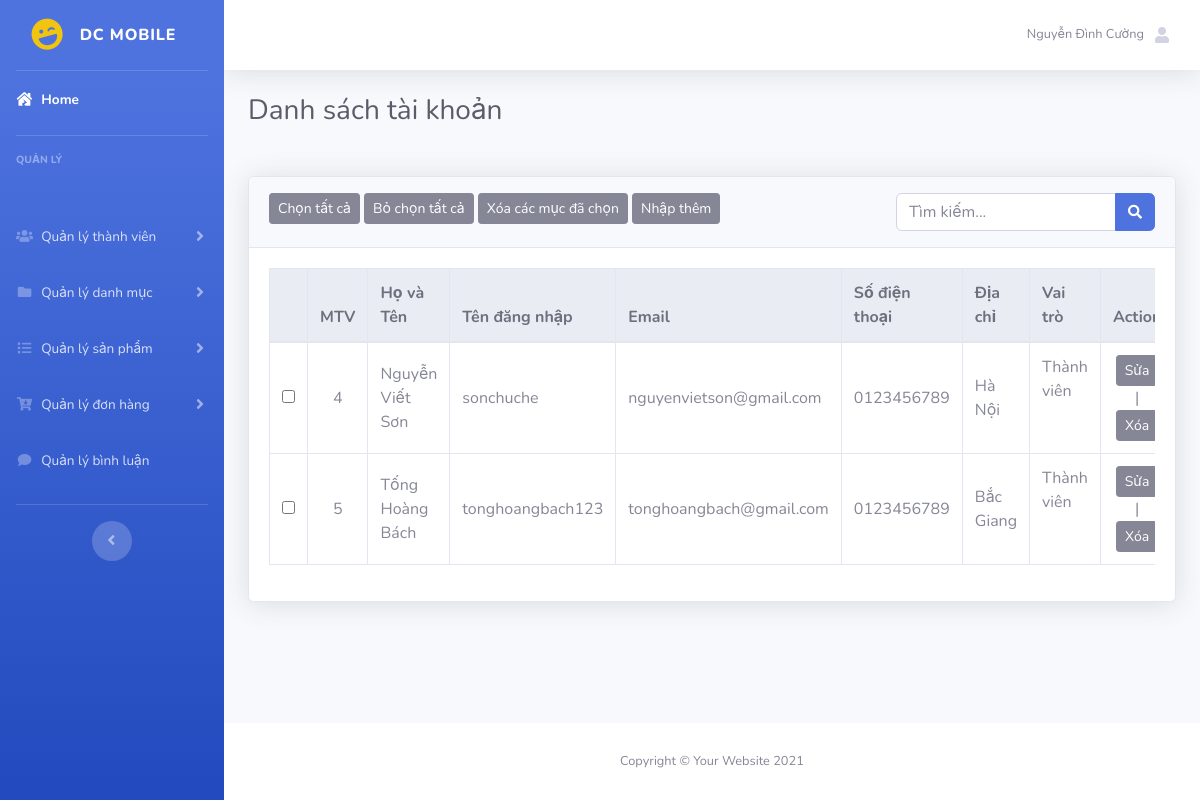
The app's page /admin/index.php?act=listtv (signed in), older data.
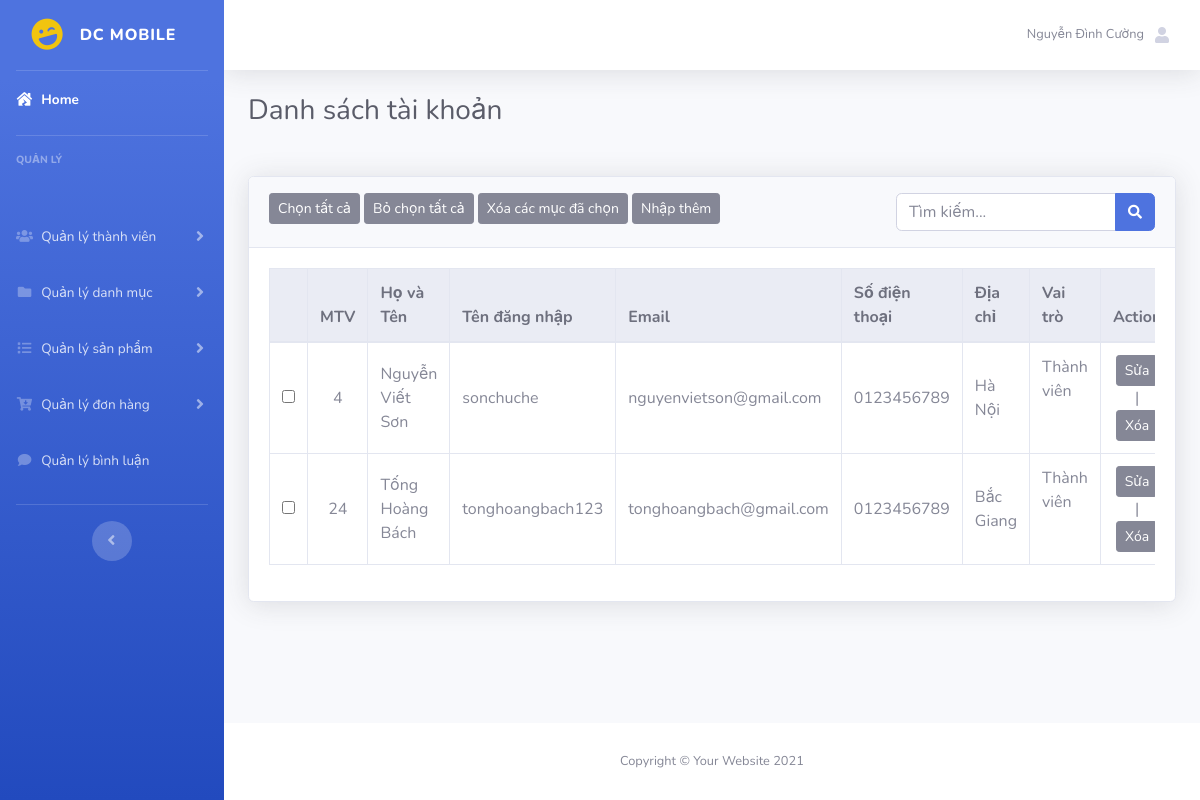
The same page, newer data.
### tables this page shows
CREATE TABLE `taikhoan` (
  `id` int(5) NOT NULL,
  `hovaten` varchar(50) DEFAULT NULL,
  `tendangnhap` varchar(50) NOT NULL,
  `matkhau` varchar(50) NOT NULL,
  `email` varchar(255) NOT NULL,
  `sodienthoai` varchar(20) DEFAULT NULL,
  `diachi` varchar(255) DEFAULT NULL,
  `role` tinyint(5) NOT NULL DEFAULT 0
);

### model/pdo.php (called while the page is built, shortened)
<?php
function pdo_get_connection(){
    $servername = "localhost";
    $username = "root";
    $password = "";
    try {
        $conn = new PDO("mysql:host=$servername;dbname=du_an_1", $username, $password);
        $conn->setAttribute(PDO::ATTR_ERRMODE, PDO::ERRMODE_EXCEPTION);
        return $conn;
    } catch(PDOException $e) {
        echo "Connection failed: " . $e->getMessage();
    }
}
function pdo_query($sql){
    $sql_args=array_slice(func_get_args(),1);
    try{
        $conn=pdo_get_connection();
        $stmt=$conn->prepare($sql);
        $stmt->execute($sql_args);
        $rows=$stmt->fetchAll();
        return $rows;
    }
    catch(PDOException $e){
        throw $e;
    }
    finally{
        unset($conn);
    }
}
?>

### model/taikhoan.php (called while the page is built, shortened)
<?php
function load_all_tk($vaitro,$kyw){
    $query="SELECT * FROM taikhoan WHERE 1";
    if($vaitro==1){
        $query .=" AND role=".$vaitro;
    }else if($vaitro==0){
        $query .=" AND role=".$vaitro;
    }
    $query .=" ORDER BY id asc";
    return pdo_query($query);
}
?>

### admin/taikhoan/listtv.php (the view)
 <div class="container-fluid">
    <h1 class="h3 mb-2 text-gray-800 mb-5">Danh sách tài khoản</h1>
    <form action="?act=listtv" method="post">
        <div class="card shadow mb-4">
            <div class="card-header py-3">
                <button type="button" class="btn btn-secondary btn-sm" onclick="chontatca()">Chọn tất cả</button>
                <button type="button" class="btn btn-secondary btn-sm" onclick="bochontatca()">Bỏ chọn tất cả</button>
                <button type="submit" name="xoacacmucchon" class="btn btn-secondary btn-sm">Xóa các mục đã chọn</button>
                <a href="?act=addtk"><button type="button" class="btn btn-secondary btn-sm">Nhập thêm</button></a>
                <div class="float-right">
                    <div class="input-group">
                        <input type="text" class="form-control" name="kyw" placeholder="Tìm kiếm...">
                        <div class="input-group-append">
                            <button class="btn btn-primary" type="submit" name="search">
                                <i class="fas fa-search fa-sm"></i>
                            </button>
                        </div>
                    </div>
                </div>
            </div>
            <div class="card-body">
                <div class="table-responsive">
                    <table class="table table-bordered" width="100%" cellspacing="0">
                        <thead class="thead-light">
                            <tr>
                                <th></th>
                                <th>MTV</th>
                                <th>Họ và Tên</th>
                                <th>Tên đăng nhập</th>
                                <th>Email</th>
                                <th>Số điện thoại</th>
                                <th>Địa chỉ</th>
                                <th>Vai trò</th>
                                <th>Action</th>
                            </tr>
                        </thead>
                        <tbody>
                        <?php
                            foreach ($listtk as $tk) {
                                extract($tk);
                                if($role==1){
                                    $role="Quản trị viên";
                                }else{
                                    $role="Thành viên";
                                }
                                echo '<tr>
                                        <td class="align-middle text-center"><input type="checkbox" name="select[]" value="'.$id.'"></td>
                                        <td class="align-middle text-center">'.$id.'</td>
                                        <td class="col-2 align-middle">'.$hovaten.'</td>
                                        <td class="col-1 align-middle">'.$tendangnhap.'</td>
                                        <td  class="col-1 align-middle">'.$email.'</td>
                                        <td class="col-1 align-middle">'.$sodienthoai.'</td>
                                        <td class="col-2 align-middle">'.$diachi.'</td>
                                        <td>'.$role.'</td>
                                        <td class="col-2 align-middle text-center"><a href="?act=updatetk&id='.$id.'"><button type="button" class="btn btn-secondary btn-sm">Sửa</button></a> |
                                            <a href="?act=xoatk&id='.$id.'"><button type="button" class="btn btn-secondary btn-sm">Xóa</button></a></td>
                                    </tr>';
                            }
                            ?>
                        </tbody>
                    </table>
                </div>
            </div>
        </div>
    </form>
</div>

### admin/header.php (shortened to what this page needs)
<!DOCTYPE html>
<html lang="en">
<head>
    <link rel="stylesheet" href="../assets/css/style.css">
    <link href="../assets/vendor/fontawesome-free/css/all.min.css" rel="stylesheet" type="text/css">
    <link href="../assets/css/sb-admin-2.min.css" rel="stylesheet">
    <link href="../assets/vendor/datatables/dataTables.bootstrap4.min.css" rel="stylesheet">
</head>
<body id="page-top">
    <div id="wrapper">
        <ul class="navbar-nav bg-gradient-primary sidebar sidebar-dark accordion" id="accordionSidebar">
            <a class="sidebar-brand d-flex align-items-center justify-content-center" href="?act=trangchu">
                <div class="sidebar-brand-icon rotate-n-15">
                    <i class="fas fa-laugh-wink" style="color: #f1c40f;"></i>
                </div>
                <div class="sidebar-brand-text mx-3">DC MOBILE</div>
            </a>
            <hr class="sidebar-divider my-0">
            <li class="nav-item active">
                <a class="nav-link" href="?act=trangchu">
                    <i class="fas fa-fw fa-house-damage"></i>
                    <span>Home</span>
            </li>
            <hr class="sidebar-divider">
            <div class="sidebar-heading">
                Quản lý
            </div>
            <li class="nav-item">
                <a class="nav-link collapsed" href="#" data-toggle="collapse" data-target="#collapseTwo"
                    aria-expanded="true" aria-controls="collapseTwo">
                    <i class="fas fa-fw fa-users"></i>
                    <span>Quản lý thành viên</span>
                </a>
            </li>
            <li class="nav-item">
                <a class="nav-link collapsed" href="#" data-toggle="collapse" data-target="#collapseThree"
                    aria-expanded="true" aria-controls="collapseThree">
                    <i class="fas fa-fw fa-folder"></i>
                    <span>Quản lý danh mục</span>
                </a>
            </li>
            <li class="nav-item">
                <a class="nav-link collapsed" href="#" data-toggle="collapse" data-target="#collapseFour"
                    aria-expanded="true" aria-controls="collapseFour">
                    <i class="fas fa-fw fa-list"></i>
                    <span>Quản lý sản phẩm</span>
                </a>
            </li>
            <li class="nav-item">
                <a class="nav-link collapsed" href="#" data-toggle="collapse" data-target="#collapseFive"
                    aria-expanded="true" aria-controls="collapseFive">
                    <i class="fas fa-fw fa-cart-arrow-down"></i>
                    <span>Quản lý đơn hàng</span>
                </a>
            </li>
            <li class="nav-item mb-3">
                <a class="nav-link" href="?act=listbl">
                    <i class="fas fa-fw fa-comment"></i>
                    <span>Quản lý bình luận</span></a>
            </li>
            <hr class="sidebar-divider d-none d-md-block">
            <div class="text-center d-none d-md-inline">
                <button class="rounded-circle border-0" id="sidebarToggle"></button>
            </div>
        </ul>
        <div id="content-wrapper" class="d-flex flex-column">
            <div id="content">
                <nav class="navbar navbar-expand navbar-light bg-white topbar mb-4 static-top shadow">
                    <ul class="navbar-nav ml-auto">
                        <li class="nav-item dropdown no-arrow">
                            <a class="nav-link dropdown-toggle" href="#" id="userDropdown" role="button"
                                data-toggle="dropdown" aria-haspopup="true" aria-expanded="false">
                                <span class="mr-2 d-none d-lg-inline text-gray-600 small"><?= $_SESSION['user']['hovaten'];?></span>
                                <i class="fas fa-fw fa-user"></i>
                            </a>
                        </li>
                    </ul>
                </nav>

### admin/index.php (shortened to what this page needs)
<?php
include "../model/pdo.php";
include "../model/taikhoan.php";
include "header.php";
if(isset($_GET['act'])&&($_GET['act']!="")){
    $act=$_GET['act'];
    switch ($act) {
        case 'listtv':
            if(isset($_POST['search'])){
                $kyw=$_POST['kyw'];
            }else{
                $kyw="";
            }
            $listtk=load_all_tk(0,$kyw);
            include "taikhoan/listtv.php";
            break;
    }
}else{
    include "home.php";
}
include "footer.php";
?>

### admin/footer.php (shortened to what this page needs)
</div>
            <footer class="sticky-footer bg-white">
                <div class="container my-auto">
                    <div class="copyright text-center my-auto">
                        <span>Copyright &copy; Your Website 2021</span>
                    </div>
                </div>
            </footer>
        </div>
    </div>
</body>
</html>

### assets/css/style.css (style rules this page uses)
.table { vertical-align: baseline; }
td { vertical-align: middle; }

Row changes from the older to the newer data that the page shows:
removed taikhoan: id "5", hovaten "Tống Hoàng Bách", tendangnhap "tonghoangbach123", email "tonghoangbach@gmail.com", sodienthoai "0123456789", diachi "Bắc Giang", role "Thành viên"
added taikhoan: id "24", hovaten "Tống Hoàng Bách", tendangnhap "tonghoangbach123", email "tonghoangbach@gmail.com", sodienthoai "0123456789", diachi "Bắc Giang", role "Thành viên"
